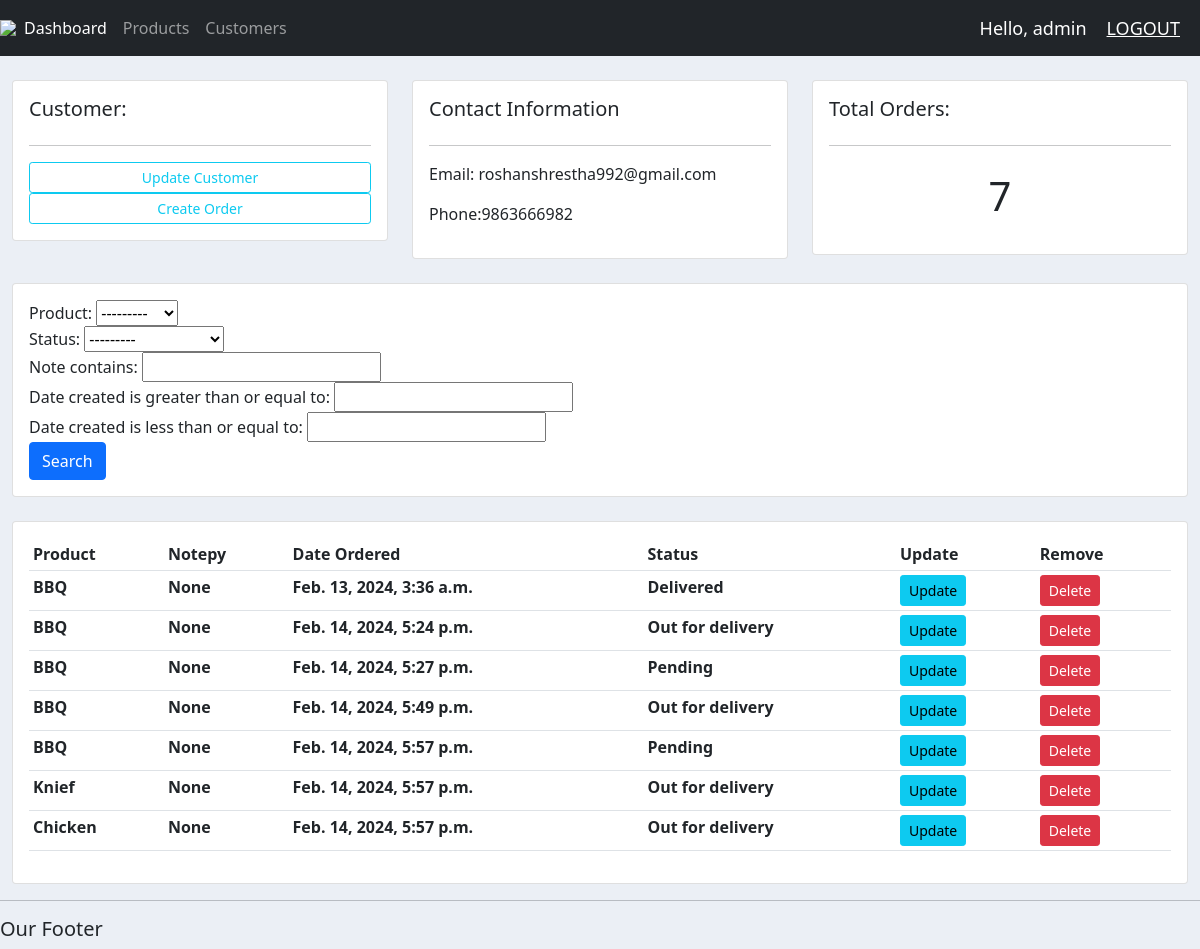
The app's page /customer/1/ (signed in) with its own data.
### accounts/models.py (models this page shows, shortened)
class Customer(models.Model):
    name = models.CharField(max_length=200, null = True)
    phone = models.CharField(max_length=200, null = True)
    email = models.CharField(max_length=200, null = True)
    date_created = models.DateTimeField(auto_now_add = True, null = True)

class Order(models.Model):
    STATUS=(
                ('Pending', 'Pending'),
                ('Out for delivery', 'Out for delivery'),
                ('Delivered', 'Delivered'),
            )
    customer = models.ForeignKey(Customer, null = True, on_delete = models.SET_NULL)
    product = models.ForeignKey(Product, null = True, on_delete = models.SET_NULL)
    date_created = models.DateTimeField(auto_now_add = True, null = True)
    status = models.CharField(max_length=200, null=True, choices=STATUS)
    note= models.CharField(max_length=1000, null=True)

class Product(models.Model):
    CATEGORY = (
                    ('Indoor', 'Indoor'),
                    ('Outdoor', 'Outdoor')
                )
    name = models.CharField(max_length=200, null = True)
    price =models.FloatField(null=True)
    category = models.CharField(max_length=200, null = True, choices= CATEGORY)
    description = models.CharField(max_length=200, null = True, blank = True)
    date_created = models.DateTimeField(auto_now_add = True, null = True)
    tags = models.ManyToManyField(Tag)
    def __str__(self):
        return self.name

### accounts/views.py (the view)
# urls.py: path('customer/<str:pk_test>/', views.customer, name='customer'),
def customer(request, pk_test):
    customer = Customer.objects.get(id=pk_test)
    orders =customer.order_set.all() #child from models
    orders_count = orders.count()
    myFilter = OderFilter(request.GET, queryset=orders)
    orders = myFilter.qs
    context = {'customer': customer,'orders': orders, 'orders_count': orders_count, 'myFilter':myFilter}
    return render(request, 'accounts/customers.html', context)

### accounts/templates/accounts/customers.html
{% extends 'accounts/main.html' %}
{% block content %}
<br>
<div class="row">
    <div class="col-md">
        <div class="card card-body">
            <h5> Customer:</h5>
            <hr>
            <a class="btn btn-outline-info btn-sm btn-block" href="">Update Customer</a>
            <a class="btn btn-outline-info btn-sm btn-block" href="{% url 'create_order' customer.id %}">Create Order</a>
        </div>
    </div>
    <div class="col-md">
        <div class="card card-body">
            <h5> Contact Information</h5>
            <hr>
            <p>Email: {{customer.email}}</p>
            <p>Phone:{{customer.phone}}</p>
        </div>
    </div>
    <div class="col-md">
        <div class="card card-body">
            <h5> Total Orders:</h5>
            <hr>
            <h1 style="text-align: center; padding: 10px">{{orders_count}}</h1>
        </div>
    </div>
</div>
<br>
<div class="row">
    <div class="col">
        <div class="card card-body">
            <form method="get">
                {{myFilter.form}}
                <button class="btn btn-primary" type="submit"> Search</button>
            </form>
        </div>
    </div>
</div>
<br>
<div class="row">
    <div class="col-md">
        <div class="card card-body">
            <table class="table table-sm">
                <tr>
                    <th> Product</th>
                    <th> Notepy</th>
                    <th> Date Ordered</th>
                    <th> Status</th>
                    <th> Update</th>
                    <th> Remove</th>
                </tr>
                {% for order in orders %}
                <tr>
                    <th>{{order.product}}</th>
                    <th>{{order.note}}</th>
                    <th>{{order.date_created}}</th>
                    <th>{{order.status}}</th>
                    <th><a class ="btn btn-sm btn-info" href="{% url 'update_order' order.id %}">Update</a></th>
                    <th><a class ="btn btn-sm btn-danger" href ="{% url 'delete_order' order.id %}"> Delete</a></th>
                </tr>
                {% endfor %}
            </table>
        </div>
    </div>
</div>
</div>
{% endblock %}

### accounts/templates/accounts/navbar.html (shortened to what this page needs)
{% load static %}
    <nav class="navbar navbar-expand-lg navbar-dark bg-dark">
        <img src="{% static '/images/logos.png'}">
        <div class="collapse navbar-collapse" id="navbarNavAltMarkup">
            <div class="navbar-nav">
            <a class="nav-item nav-link active" href="{% url 'home' %}">Dashboard</a>
            <a class="nav-item nav-link" href="{% url 'products' %}">Products</a>
            <a class="nav-item nav-link" href="#">Customers</a>
            </div>
        </div>
        <span class="hello-msg"> Hello, {{request.user}}</span>
        <span> <a  class="hello-msg" href="{% url 'logout' %}"> LOGOUT</a></span>
</nav>

### static/css/main.css (style rules this page uses)
body { background-color: #ebeff5;; }

### accounts/templates/accounts/navbar.html (style rules this page uses)
.hello-msg { font-size: 18px; color: #fff; margin-right: 20px; }

### records on screen
Customer: email "roshanshrestha992@gmail.com", phone "9863666982"
Order: product "BBQ", note "None", date_created "Feb. 13, 2024, 3:36 a.m.", status "Delivered"
Order: product "BBQ", note "None", date_created "Feb. 14, 2024, 5:24 p.m.", status "Out for delivery"
Order: product "BBQ", note "None", date_created "Feb. 14, 2024, 5:27 p.m.", status "Pending"
Order: product "BBQ", note "None", date_created "Feb. 14, 2024, 5:49 p.m.", status "Out for delivery"
Order: product "BBQ", note "None", date_created "Feb. 14, 2024, 5:57 p.m.", status "Pending"
Order: product "Knief", note "None", date_created "Feb. 14, 2024, 5:57 p.m.", status "Out for delivery"
Order: product "Chicken", note "None", date_created "Feb. 14, 2024, 5:57 p.m.", status "Out for delivery"

### other values on screen
{{ request.user }} "admin"
{{ orders_count }} "7"
